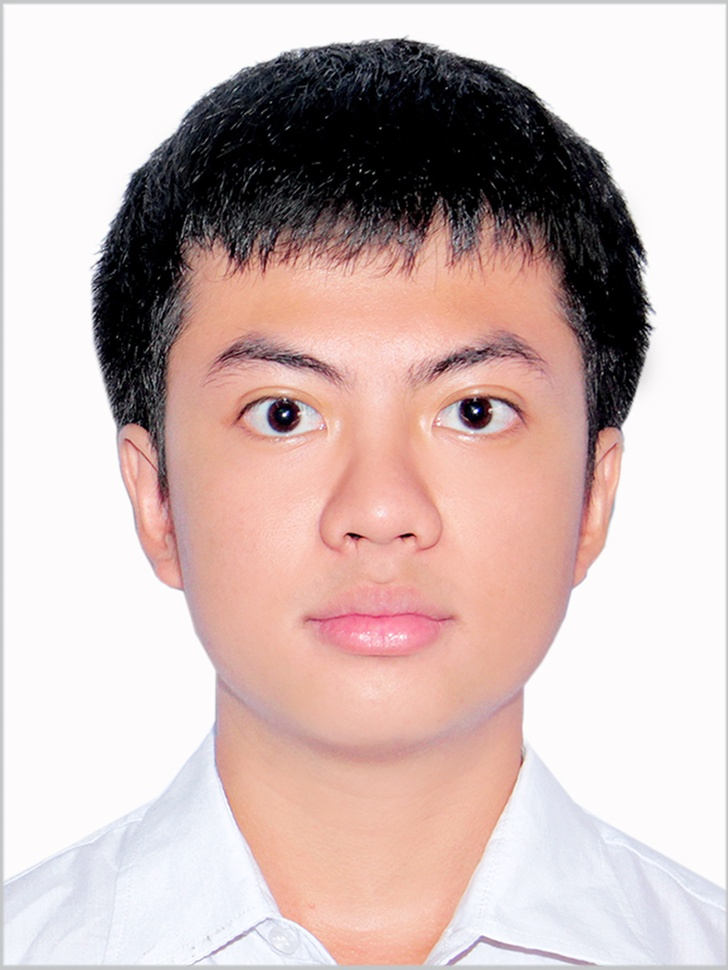
#> input picture Lab3/input_image.jpg, 728 x 970 px, shrunk from 1501 x 2000 before the run, given in place of the camera
$ python Face_detection_Sift.py
#> lines starting #> are read from the running program, lines starting #| are printed output that depends on the picture; after the words box and inside, x2 and y2 are one past the last pixel; in counts of white or black regions, pixels touching at a corner belong together
# [168 lines of commented-out code are left out]

import cv2
import numpy as np

# Initialize video capture from webcam
cap = cv2.VideoCapture(0)

# Load pre-trained face detector
face_cascade = cv2.CascadeClassifier(
    cv2.data.haarcascades + 'haarcascade_frontalface_default.xml')

# Check if the webcam is opened successfully
if not cap.isOpened():
    print("Error: Unable to access webcam.")
    exit()

# Capture the first frame from the webcam
ret, frame = cap.read()
#> frame is the input picture: shape (970, 728, 3); mean B, G, R 183.2, 186, 206.1

# Check if the frame was successfully read
if not ret:
    print("Error: Unable to read frame.")
    exit()

# Convert the first frame to grayscale for face detection
gray_frame = cv2.cvtColor(frame, cv2.COLOR_BGR2GRAY)
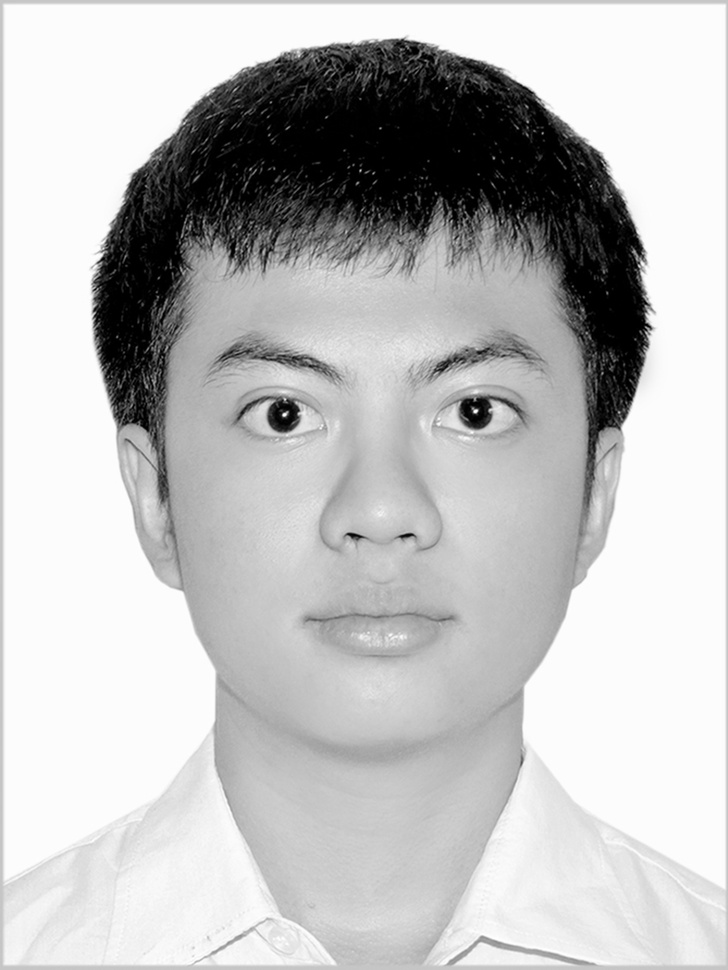
#> gray_frame: shape (970, 728); min 0, max 255, mean 191.8

# Detect faces in the grayscale frame
faces = face_cascade.detectMultiScale(
    gray_frame, scaleFactor=1.1, minNeighbors=5, minSize=(30, 30))
#> faces = [[115, 217, 520, 520]]

# Draw green rectangles around the detected faces in the first frame
for (x, y, w, h) in faces:
    cv2.rectangle(frame, (x, y), (x+w, y+h), (0, 255, 0), 2)
#> this loop made 1 pass
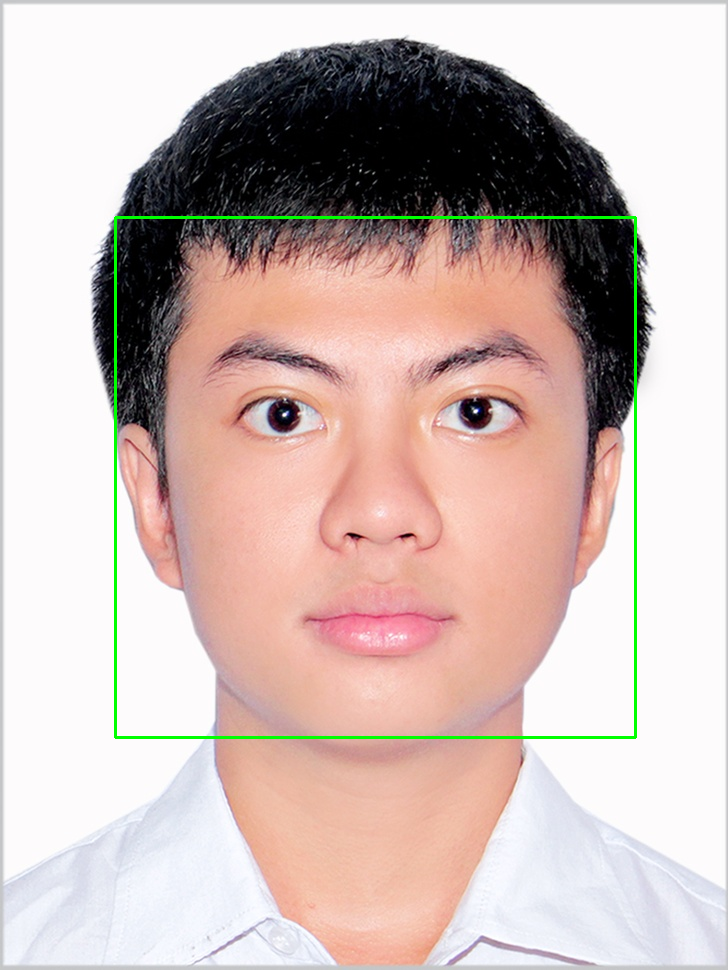
#> frame: shape (970, 728, 3); 0.88% of pixels changed, all inside (x1, y1, x2, y2) = (114, 216, 637, 739)

# Load the input image
input_image = cv2.imread('input_image3.jpg')
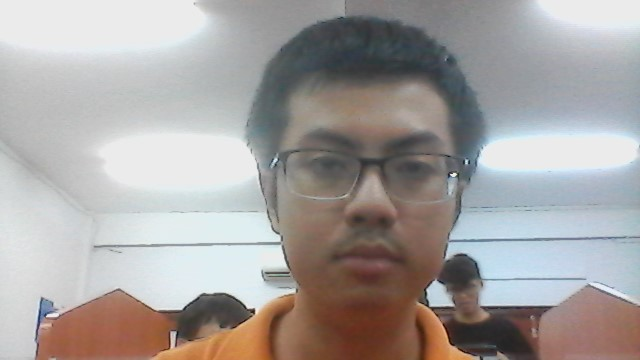
#> input picture Lab3/input_image3.jpg, 640 x 360 px
#> input_image is the input picture: shape (360, 640, 3); mean B, G, R 159.5, 161.3, 165.9

# Initialize the SIFT detector
sift = cv2.SIFT_create()

# Detect keypoints and descriptors in the input image
input_keypoints, input_descriptors = sift.detectAndCompute(
    cv2.cvtColor(input_image, cv2.COLOR_BGR2GRAY), None)
#> input_keypoints = 215 keypoints; strongest (x, y, size): (454, 175, 2.9), (253, 311, 3.2), (438, 295, 15.3), (466, 162, 2.3)

# Detect keypoints and descriptors in the first frame
frame_keypoints, frame_descriptors = sift.detectAndCompute(gray_frame, None)
#> frame_keypoints = 2081 keypoints; strongest (x, y, size): (475, 411, 3.3), (284, 415, 3.2), (475, 412, 21.7), (610, 397, 37.9)

# Create BFMatcher object
bf = cv2.BFMatcher()

# Match descriptors of input image with descriptors of the first frame
matches = bf.knnMatch(input_descriptors, frame_descriptors, k=2)
#> matches = 215 matches

# Draw SIFT matching lines between keypoints of input image and the first frame
good_matches = []
for m, n in matches:
    if m.distance < 0.7 * n.distance:
        good_matches.append(m)
#> after the loop, good_matches = 1 matches

# Draw SIFT matching lines on the input image and the first frame
output_image = cv2.drawMatches(input_image, input_keypoints, frame, frame_keypoints,
                               good_matches, None, flags=cv2.DrawMatchesFlags_NOT_DRAW_SINGLE_POINTS)
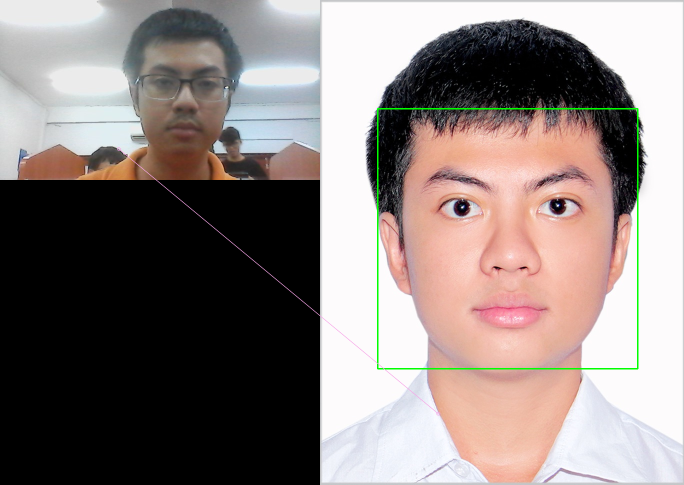
#> output_image: shape (970, 1368, 3) (shown at 1/2 size); mean B, G, R 124.6, 127.6, 137.9

# Draw a green rectangle around the detected faces in the input image
# for (x, y, w, h) in faces:
#     cv2.rectangle(output_image, (x, y), (x+w, y+h), (0, 255, 0), 2)

# Display the resulting image
cv2.imshow('SIFT Matching with Face Detection', output_image)
cv2.waitKey(0)
cv2.destroyAllWindows()
